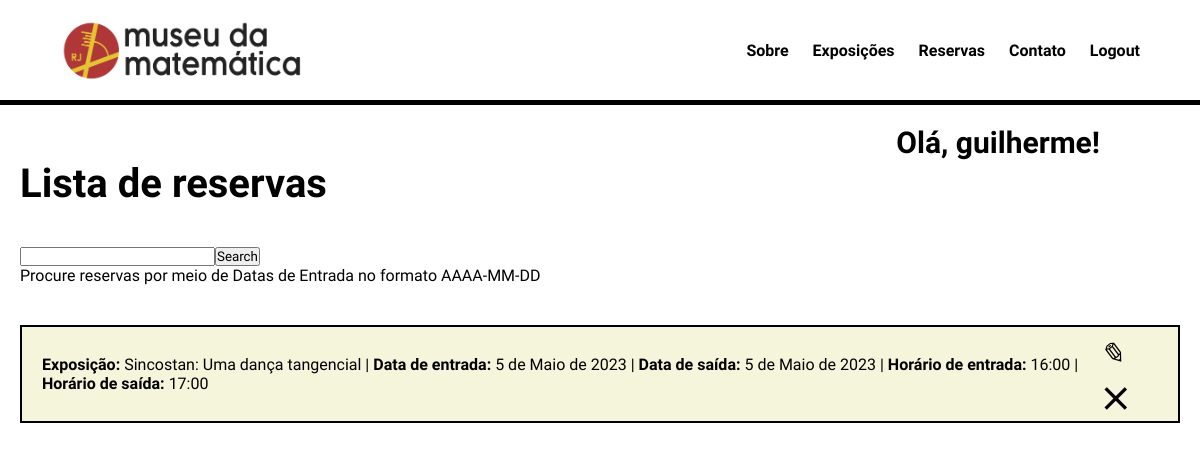
The page /lista-reservas/ (signed in) on the database as committed earlier.
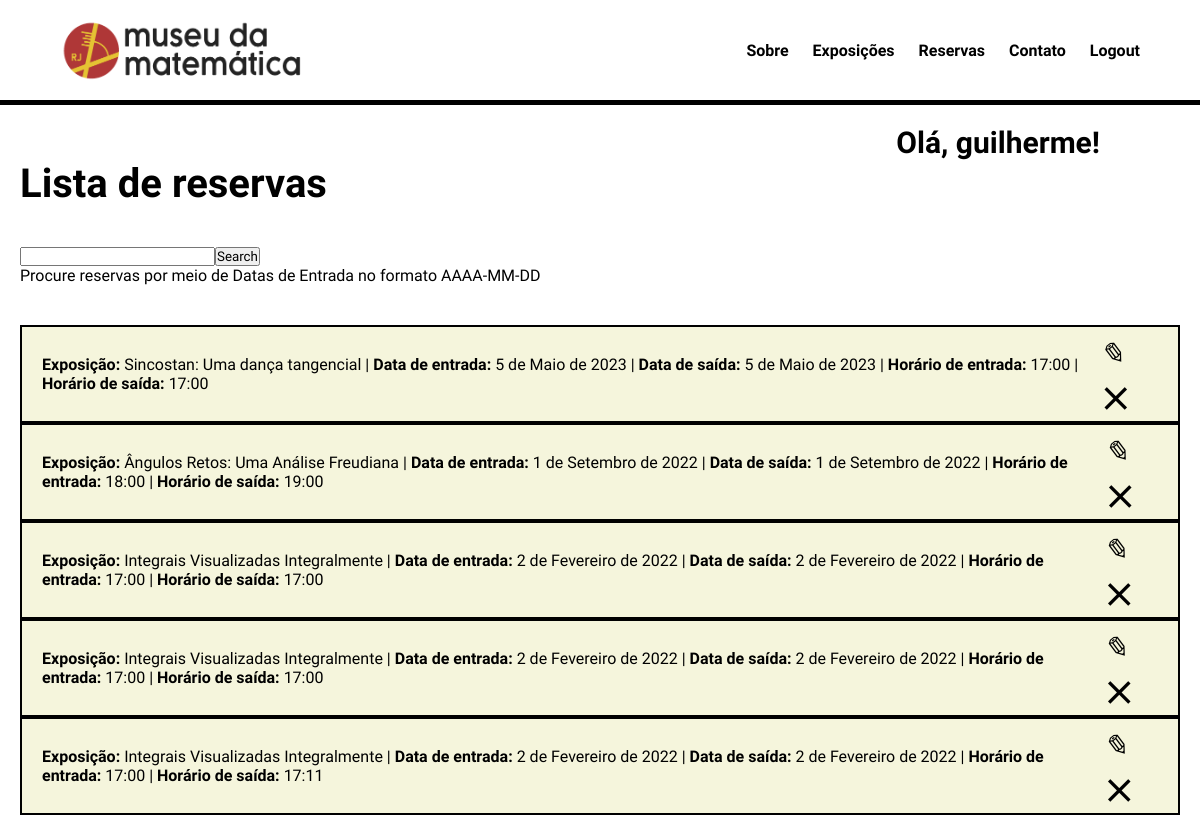
The same page on the database as committed later.
### museu_matematica/models.py (models this page shows)
class Reserva(models.Model):
    user = models.ForeignKey(User, on_delete = models.CASCADE, null = True, blank = True)
    exposicao = models.ForeignKey(Exposicao, on_delete = models.CASCADE, null = True, blank = True)
    dataEntrada = models.DateField(verbose_name = 'Data de entrada', help_text = 'Utilize o formato AAAA-MM-DD')
    dataSaida =  models.DateField(verbose_name = 'Data de saída', help_text = 'Utilize o formato AAAA-MM-DD')
    horarioEntrada = models.TimeField(verbose_name = 'Horário de entrada', help_text = 'Utilize o formato HH:MM')
    horarioSaida = models.TimeField(verbose_name = 'Horário de saída', help_text = 'Utilize o formato HH:MM')
    def __str__(self):
        return str(self.user) + ' - ' + str(self.exposicao) + ' - ' + str(self.dataEntrada)

class Exposicao(models.Model):
    titulo = models.CharField(max_length=300)
    descricao = models.CharField(max_length=1000)
    def __str__(self):
        return str(self.titulo)

### museu_matematica/views.py (the view)
# urls.py: path('lista-reservas/', ReservaListView.as_view(), name="lista-reservas"),
class ReservaListView(LoginRequiredMixin, ListView):
    model = Reserva
    template_name = 'museu_matematica/lista-reservas.html'
    context_object_name = 'reservas'
    success_url = reverse_lazy("lista-reservas")
    def get_context_data(self, **kwargs):
        context = super().get_context_data(**kwargs)
        if not self.request.user.is_superuser:
            context['reservas'] = context['reservas'].filter(user = self.request.user) # Apenas os itens do usuário logado (se for admin, vê todos)
        search_input = self.request.GET.get('search-area') or ''
        if search_input:
            context['reservas'] = context['reservas'].filter(dataEntrada__exact=search_input)
        context['search_input'] = search_input
        print(context)
        return context

### museu_matematica/templates/museu_matematica/lista-reservas.html (shortened to what this page needs)
{% load static %}
    <!DOCTYPE html>
    <html lang="pt-BR">
    <head>
        <link rel="stylesheet" href="{% static 'museu-matematica/css/styles.css' %}">
        </head>
    <body>
        {% include 'museu_matematica/header.html' %}
        <div class ="hellotext_wrapper">
            <h3 class="hellotext">Olá, {% firstof user.username %}!</h3>
            <h2 class="reservas-text">Lista de reservas</h2>
        </div>
        <div id="search-add-wrapper">
            <form method="GET" style="display: flex;">
                <input id="dataEntrada" type="text" name="search-area" value="{{search_input}}">
                <input class="button" type="submit" value="Search">
            </form>
            <p>Procure reservas por meio de Datas de Entrada no formato AAAA-MM-DD</p>
        </div>
        <div class="reserva-items-wrapper">
            {% for reserva in reservas %}
                <div class="reserva-wrapper">
                    <div class ="reserva-descricao">
                        <span>Exposição: </span> {{reserva.exposicao}} |
                        <span>Data de entrada: </span> {{reserva.dataEntrada}} |
                        <span>Data de saída: </span> {{reserva.dataSaida}} |
                        <span>Horário de entrada: </span> {{reserva.horarioEntrada}} |
                        <span>Horário de saída: </span> {{reserva.horarioSaida}}
                    </div>
                    <div class = "reserva-buttons">
                        <a href="{% url 'reserva-editar' pk=reserva.id %}"><i class="material-icons" style="font-size:30px">&#9998;</i></a>
                        <a class="delete-link" href="{% url 'reserva-delete' pk=reserva.id %}">&#10799;</a>
                    </div>
                </div>
            {% empty %}
            <div class="reserva-wrapper">
                <h3>Não há nenhuma reserva efetuada.</h3>
            </div>
            {% endfor %}
        </div>
    </body>
    </html>

### museu_matematica/templates/museu_matematica/header.html
{% load static %}
<header class="header">
    <img src="{% static 'museu-matematica/images/logo.png' %}">
    <div class="menu">
        <a href="/">Sobre</a>
        <a href='{% url "exposicoes" %}'>Exposições</a>
        <a href='{% url "lista-reservas" %}'>Reservas</a>
        <a>Contato</a>
        {% if request.user.is_authenticated %}
            <a href="{% url 'logout' %}">Logout</a>
        {% else %}
            <a href="{% url 'login' %}">Login</a>
        {% endif %}
    </div>
</header>

### museu_matematica/static/museu-matematica/css/styles.css (style rules this page uses)
a { text-decoration: none; color: inherit; }
* { margin: 0; padding: 0; }
.menu a { -webkit-transition: color 0.5s; transition: color 0.5s; }
:root { --color-primary: #C41E1E; --color-secondary: #d3a422; --color-gray: #888888; }
body, input, select { font-family: 'Raleway', sans-serif; }
h2 { font-size: 40px; }
h3 { font-size: 30px; }
.header { height: 80px; grid-area: header; display: flex; align-items: center; justify-content: space-between; padding: 10px 5%; border-bottom: 5px solid black; font-weight: bold; }
.header img { max-height: 80%; max-width: 30%; }
.header a + a { margin-left: 20px; }
.hellotext_wrapper { padding: 20px; }
.hellotext { text-align: end; padding-right: 80px; }
#search-add-wrapper { padding: 20px; }
.reserva-items-wrapper { padding: 20px; }
.reserva-wrapper { display: flex; flex-direction: row; align-items: center; justify-content: space-between; border: 2px solid black; background-color: beige; min-height: 50px; max-height: 100px; }
.reserva-wrapper span { font-weight: bold; }
.reserva-buttons { font-size: 40px; padding-right: 20px; }
.reserva-descricao { padding-left: 20px; padding-right: 20px; }

Rows that differ between the two databases and show on the page:
changed Reserva "5 de Maio de 2023": horarioEntrada "16:00" → "17:00"
added Reserva: exposicao "Ângulos Retos: Uma Análise Freudiana", dataEntrada "1 de Setembro de 2022", dataSaida "1 de Setembro de 2022", horarioEntrada "18:00", horarioSaida "19:00"
added Reserva: exposicao "Integrais Visualizadas Integralmente", dataEntrada "2 de Fevereiro de 2022", dataSaida "2 de Fevereiro de 2022", horarioEntrada "17:00", horarioSaida "17:00"
added Reserva: exposicao "Integrais Visualizadas Integralmente", dataEntrada "2 de Fevereiro de 2022", dataSaida "2 de Fevereiro de 2022", horarioEntrada "17:00", horarioSaida "17:00"
added Reserva: exposicao "Integrais Visualizadas Integralmente", dataEntrada "2 de Fevereiro de 2022", dataSaida "2 de Fevereiro de 2022", horarioEntrada "17:00", horarioSaida "17:11"
